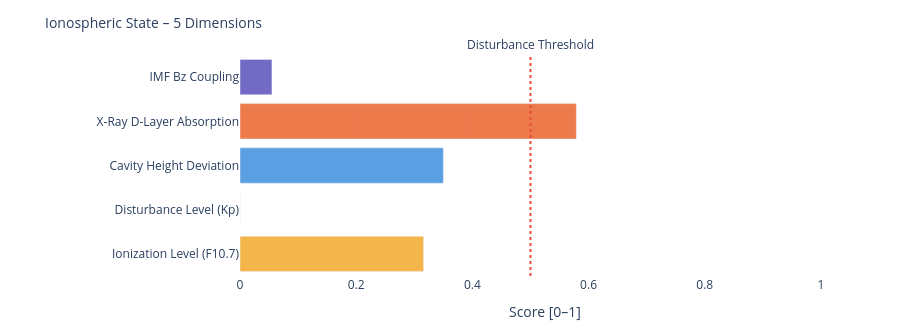

This figure's notebook cell:
### Markdown cell above
---
### 📐 Systemic Insight: Geometric Cavity vs. Real Schumann Resonance

**Relevant for:** Layer 6 = delta analysis &nbsp;|&nbsp; Layer 7 = feature vector / system interpretation

A cavity height change from 80 km to 70 km shifts the **idealized geometric frequencies** only minimally:

| Modus | Aktuell | Referenz | Δ |
|-------|---------|----------|---|
| SR-1 | 10.4762 Hz | 10.4599 Hz | +16 mHz |
| SR-2 | 18.1452 Hz | 18.1171 Hz | +28 mHz |
| SR-3 | 25.6612 Hz | 25.6215 Hz | +40 mHz |
| SR-4 | 33.1285 Hz | 33.0772 Hz | +51 mHz |

The geometric effect is limited because 10 km is very small compared to Earth's radius (~6371 km).

**Consequence:** Real Schumann deviations are likely driven more strongly by **conductivity, damping, day/night structure, lightning distribution and source geometry** than by pure cavity height.

---

**Layer 6 compares:**
```
geometric Δ from Layer 4  vs.  observed Δ from real Schumann measurement data
```

**Layer 7 Feature:**
```
If real Δ >> geometric Δ  →  non-geometric factors dominant
```

### Code cell
# ============================================================
# IONOSPHERIC STATE – Summary gauge
# Five dimensions: ionization, disturbance, cavity height, X-Ray, Bz coupling
# ============================================================

def norm(v, lo, hi):
    if v is None: return None
    return round(max(0.0, min(1.0, (v - lo) / (hi - lo))), 3)

# Ionization level (F10.7 → F2-Layer)
ioniz = norm(f107_val, 60, 250)

# Disturbance level (Kp → E/F-Layer irregularities)
disturb = norm(kp_val, 0, 9)

# Cavity height deviation from reference (80 km)
h_dev = norm(abs(h_eff - 80), 0, 20)

# X-Ray ionization (D-Layer absorption)
xray_ioniz = None
if xray_now is not None:
    xray_ioniz = norm(math.log10(max(xray_now, 1e-9)) + 9, 0, 5)

# Bz coupling (southward Bz → stronger magnetosphere-ionosphere coupling)
bz_coupling = norm(-(bz_now or 0), -5, 30) if bz_now is not None else None

dims = [
    ('Ionization Level (F10.7)',    ioniz,      '#F2A623'),
    ('Disturbance Level (Kp)',      disturb,    '#7F77DD'),
    ('Cavity Height Deviation',     h_dev,      '#378ADD'),
    ('X-Ray D-Layer Absorption',    xray_ioniz, '#E85D24'),
    ('IMF Bz Coupling',             bz_coupling,'#534AB7'),
]

fig = go.Figure()
for name, val, col in dims:
    if val is not None:
        h = int(val * 20)
        bar = '█' * h + '░' * (20 - h)
        label = f'{name}:  {bar}  {val:.3f}'
    else:
        label = f'{name}:  {"─" * 20}  n/a'
    fig.add_trace(go.Bar(
        x=[val if val is not None else 0],
        y=[name],
        orientation='h',
        marker_color=col, opacity=0.82,
        showlegend=False
    ))

fig.add_vline(x=0.5, line_dash='dot', line_color='#e74c3c',
              annotation_text='Disturbance Threshold', annotation_position='top')
fig.update_layout(
    title=dict(text='Ionospheric State – 5 Dimensions', font=dict(size=14)),
    xaxis=dict(title='Score [0–1]', range=[0, 1.05]),
    height=330, plot_bgcolor='rgba(0,0,0,0)', paper_bgcolor='rgba(0,0,0,0)',
    margin=dict(l=240, r=50, t=55, b=40)
)
fig.show()

print(f'\nIonospheric state:')
for name, val, _ in dims:
    print(f'  {name:<35} {val:.3f}' if val is not None else f'  {name:<35} n/a')

### Figure 1 — Plotly figure (JSON) as saved in the notebook; plotly's stock layout.template omitted (floating-point values rounded to 4 significant figures)
{"data": [{"marker": {"color": "#F2A623"}, "opacity": 0.82, "orientation": "h", "showlegend": false, "type": "bar", "x": [0.316], "y": ["Ionization Level (F10.7)"]}, {"marker": {"color": "#7F77DD"}, "opacity": 0.82, "orientation": "h", "showlegend": false, "type": "bar", "x": [0.0], "y": ["Disturbance Level (Kp)"]}, {"marker": {"color": "#378ADD"}, "opacity": 0.82, "orientation": "h", "showlegend": false, "type": "bar", "x": [0.35], "y": ["Cavity Height Deviation"]}, {"marker": {"color": "#E85D24"}, "opacity": 0.82, "orientation": "h", "showlegend": false, "type": "bar", "x": [0.579], "y": ["X-Ray D-Layer Absorption"]}, {"marker": {"color": "#534AB7"}, "opacity": 0.82, "orientation": "h", "showlegend": false, "type": "bar", "x": [0.055], "y": ["IMF Bz Coupling"]}], "layout": {"annotations": [{"showarrow": false, "text": "Disturbance Threshold", "x": 0.5, "xanchor": "center", "xref": "x", "y": 1, "yanchor": "bottom", "yref": "y domain"}], "height": 330, "margin": {"b": 40, "l": 240, "r": 50, "t": 55}, "paper_bgcolor": "rgba(0,0,0,0)", "plot_bgcolor": "rgba(0,0,0,0)", "shapes": [{"line": {"color": "#e74c3c", "dash": "dot"}, "type": "line", "x0": 0.5, "x1": 0.5, "xref": "x", "y0": 0, "y1": 1, "yref": "y domain"}], "title": {"font": {"size": 14}, "text": "Ionospheric State – 5 Dimensions"}, "xaxis": {"range": [0, 1.05], "title": {"text": "Score [0–1]"}}}}
